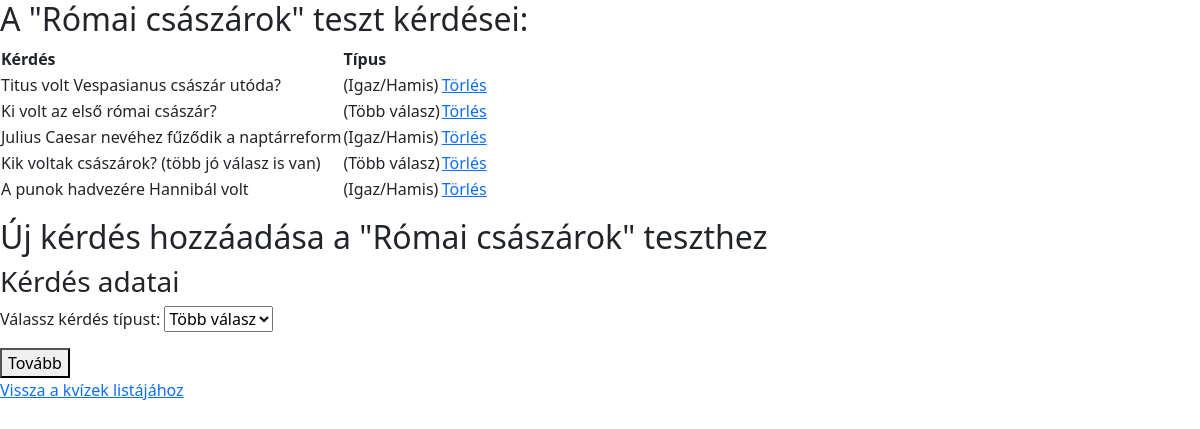
/test/18/test-details/, run on the app's committed database.
### roman_map/models.py (models this page shows, shortened)
class Question(models.Model):
    id = models.BigAutoField(primary_key=True)
    QUESTION_TYPES = [
        ('mc', 'Több válasz'),
        ('tf', 'Igaz/Hamis')
    ]
    quiz = models.ForeignKey(Quiz, on_delete=models.SET_NULL, related_name='questions', null=True)
    text = models.CharField(max_length=255, blank=False)
    question_type = models.CharField(max_length=2, choices=QUESTION_TYPES)
    points = models.PositiveIntegerField(default=0)

class Quiz(models.Model):
    id = models.BigAutoField(primary_key=True)
    title = models.CharField(max_length=255)
    description = models.TextField(max_length=500)
    created_date = models.DateTimeField(auto_now_add=True)
    created_by = models.ForeignKey(CustomUser, on_delete=models.CASCADE, related_name='created_quizzes', null=True, blank=True)

### roman_map/views.py (the view)
# urls.py: path('test/<int:quiz_id>/test-details/', view=views.teszt_reszletei, name='teszt_reszletei'),
def teszt_reszletei(request, quiz_id):
    try:
        quiz = Quiz.objects.get(id = quiz_id)
        if not quiz:
            messages.error(request, "Hiba történt a folyamat során!")
        if request.method == "POST":
            form = QuestionTypeForm(request.POST)
            if form.is_valid():
                question_type = form.cleaned_data["question_type"]
                return redirect("kerdes_hozzadasa", quiz_id=quiz.id, question_type=question_type)
        questions = quiz.questions.all()
        form = QuestionTypeForm()
        return render(request, "quiz/test_details.html", {
            "quiz": quiz,
            "questions": questions,
            "form": form
        })
    except Exception as e:
        messages.error(request, "Hiba az oldal betöltése során.")
        return redirect('teszt')

### roman_map/forms.py
class QuestionTypeForm(forms.Form):
    question_type = forms.ChoiceField(
        choices=Question.QUESTION_TYPES,
        label="Válassz kérdés típust",
    )

### roman_map/templates/quiz/test_details.html (shortened to what this page needs)
{% extends "quiz/test.html" %}
{% block content %}
<h2>A "{{ quiz.title }}" teszt kérdései:</h2>
<table>
    <tr>
        <th>Kérdés</th>
        <th>Típus</th>
    </tr>
    {% for question in questions %}
    <tr>
        <td>{{ question.text }}</td>
        <td>({{ question.get_question_type_display }})</td>
        <td><a href="{% url "kerdes_torlese" quiz.id question.id %}" onclick="return confirmDelete(event, this.href);">Törlés</a></td>
    </tr>
    {% empty %}
    <tr>
        <td>Még nincsenek kérdések.</td>
    </tr>
    {% endfor %}
</table>
<h2>Új kérdés hozzáadása a "{{ quiz.title }}" teszthez</h2>
<form method="post">
    <h3>Kérdés adatai</h3>
    {{ form.as_p }}
    <button type="submit">Tovább</button>
</form>
<a href="{% url 'teszt' %}">Vissza a kvízek listájához</a>
{% endblock %}

### roman_map/static/styles/tests.css (style rules this page uses)
body { font-family: Arial, sans-serif; text-align: center; }

### data on the page
Question: text "Titus volt Vespasianus császár utóda?", question_type "Igaz/Hamis"
Question: text "Ki volt az első római császár?", question_type "Több válasz"
Question: text "Julius Caesar nevéhez fűződik a naptárreform", question_type "Igaz/Hamis"
Question: text "Kik voltak császárok? (több jó válasz is van)", question_type "Több válasz"
Question: text "A punok hadvezére Hannibál volt", question_type "Igaz/Hamis"
Quiz: title "Római császárok"
